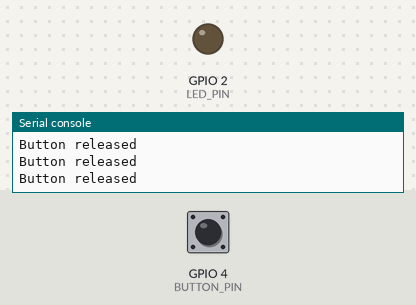
Bench run of a program on a simulated ESP32 board running MicroPython. Shown: output pins drawn as LEDs (lit = HIGH), the last lines printed to the serial console. Inputs (shaded band) come from the test bench; at power-on: GPIO 4 (BUTTON_PIN) HIGH.

Above: at 1.2 s.
1.3 s: GPIO 4 (BUTTON_PIN) pulled LOW for 0.15 s
At 1.4 s:
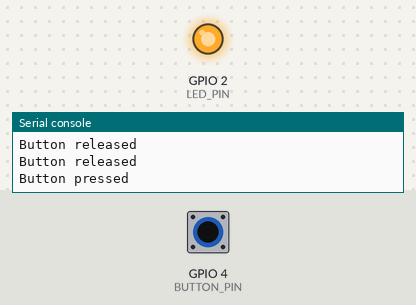
3.0 s: GPIO 4 (BUTTON_PIN) pulled LOW for 3.2 s
At 6.8 s:
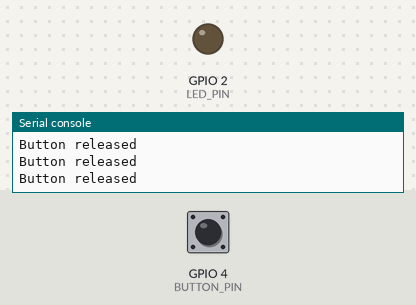
Timing chart, 0 to 8.3 s (numbered marks = the images above; inputs shaded):
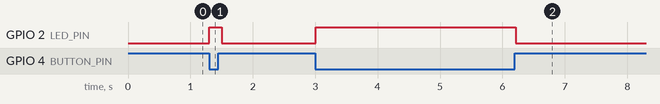

The program:

KY004_Key_Switch.py
```python
import machine
import time

BUTTON_PIN = machine.Pin(4, machine.Pin.IN, machine.Pin.PULL_UP)
LED_PIN = machine.Pin(2, machine.Pin.OUT)

while True:
    if BUTTON_PIN.value() == 0:
        print("Button pressed")
        LED_PIN.on()
    else:
        print("Button released")
        LED_PIN.off()
    time.sleep(0.1)
```

Measured:
- after the input at 1.3 s, GPIO 2 (LED_PIN): LOW → HIGH at once, → LOW 0.20 s later
- after the input at 3.0 s, GPIO 2 (LED_PIN): LOW → HIGH at once, → LOW 3.2 s later
